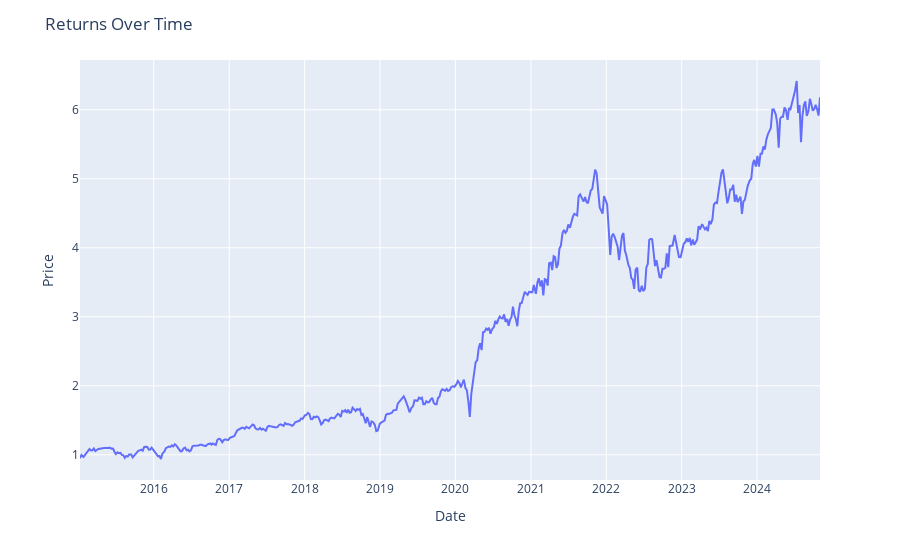

Notebook cell for this chart:
### Code cell
fig = px.line(returnDf, x='Date', y='ReturnVals')

fig.update_layout(title='Returns Over Time',
                  xaxis_title='Date',
                  yaxis_title='Price')

fig.show()

### Figure 1 — Plotly figure (JSON) as saved in the notebook; plotly's stock layout.template omitted (floating-point values rounded to 4 significant figures; data arrays with more than 128 entries replaced by an {"elided": "..."} marker saying what was removed)
{"data": [{"hovertemplate": "Date=%{x}<br>ReturnVals=%{y}<extra></extra>", "legendgroup": "", "line": {"color": "#636efa", "dash": "solid"}, "marker": {"symbol": "circle"}, "mode": "lines", "name": "", "orientation": "v", "showlegend": false, "type": "scatter", "x": {"elided": "495 str values"}, "xaxis": "x", "y": {"elided": "495 float values"}, "yaxis": "y"}], "layout": {"legend": {"tracegroupgap": 0}, "margin": {"t": 60}, "title": {"text": "Returns Over Time"}, "xaxis": {"anchor": "y", "domain": [0, 1], "title": {"text": "Date"}}, "yaxis": {"anchor": "x", "domain": [0, 1], "title": {"text": "Price"}}}}
